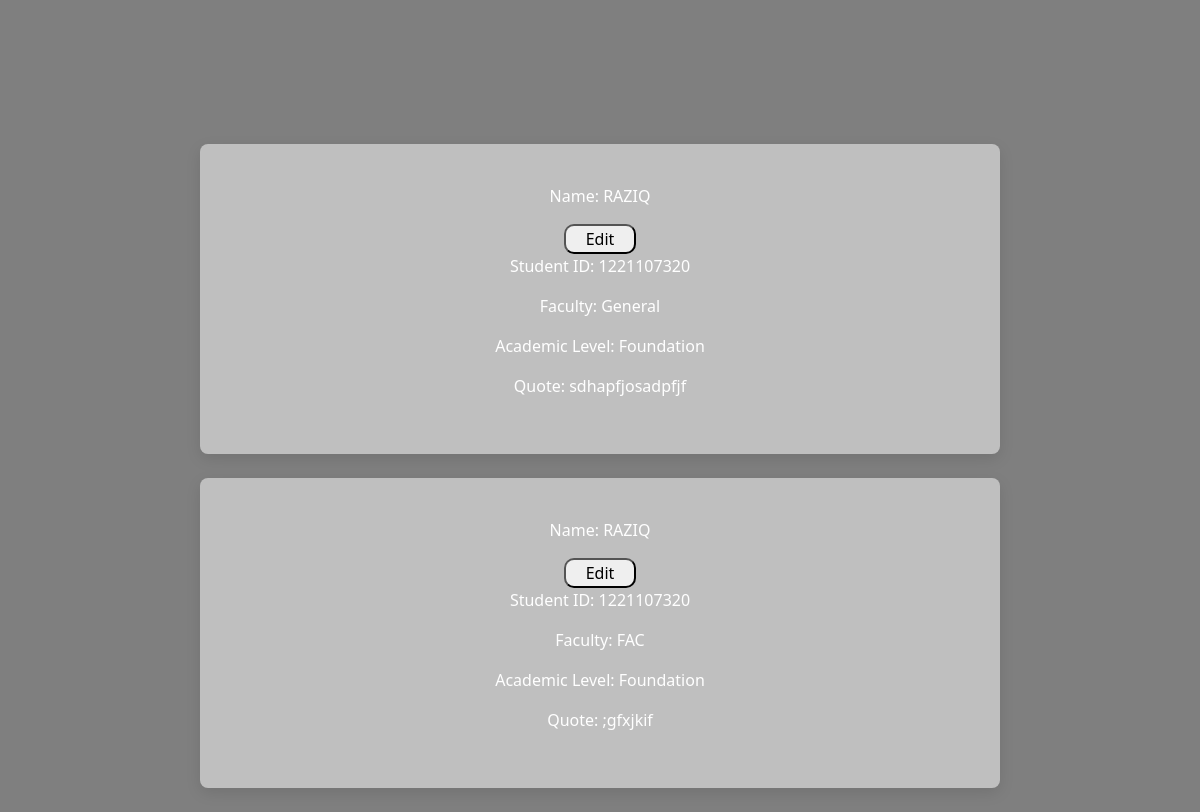
/edit_candidate (signed in), run on the app's committed database.
### application/models.py (models this page shows, shortened)
class Candidate(db.Model):
      id = db.Column(db.Integer , primary_key = True)
      candidate_name = db.Column(db.String(100) , nullable=False)
      candidate_age = db.Column(db.String(100) , nullable=False)
      candidate_id = db.Column(db.Integer , nullable=False)
      candidate_faculty = db.Column(db.String(100) , nullable=False)
      candidate_level = db.Column(db.String(100) , nullable=False)
      candidate_quote = db.Column(db.String(500) , nullable=False)
      candidate_photo_filename = db.Column(db.String(), default='candidate_image.jpg' , nullable = True)
      candidate_id = db.Column(db.Integer , db.ForeignKey('candidate.id') , nullable = False)
      vote = db.relationship('Vote1' , backref = 'candidate' , lazy = True)
      candidate_resume = db.Column(db.String(), default = 'None')
      candidate_manifesto = db.Column(db.String(500) , nullable=True)

### application/routes.py (the view)
@app.route('/edit_candidate' , methods = ['POST' , 'GET'] )
@login_required
def edit_candidate_form():
     candidate1 = Candidate.query.all()
     return render_template('candidate_form_entrance.html' ,  candidate1 = candidate1 )

### application/models.py (called while the page is built)
@login_manager.user_loader
def load_user(user_id):
      return User.query.get(int(user_id))

### application/templates/candidate_form_entrance.html (shortened to what this page needs)
<!DOCTYPE html>
<html lang="en">
<head>
    <link href="https://cdn.jsdelivr.net/npm/bootstrap@5.2.3/dist/css/bootstrap.min.css" rel="stylesheet">
    <link rel="stylesheet" href="/../static/styles1.css">
</head>
<body class="candidate_form_entrance-pagewallpaper"><br><br><br><br><br><br>
    {% for candidate in candidate1 %}
        {% if candidate.candidate_name.lower() == current_user.username %}
            <div class="candidate1_information_container">
                <div class="candidate1_detail">
                    <div class="candidate_name">
                        <p>Name: <a style="text-decoration: none; color: white;" href="{{ url_for('candidate_biodata', candidate_id=candidate.id) }}">{{ candidate.candidate_name }}</a></p>
                        <a href="{{ url_for('candidates_editing_profile', candidate_id=candidate.id) }}"><button class="candidate_form_entrance_edit_button">Edit</button></a>
                    </div>
                    <div class="candidate_ID">
                        <p>Student ID: {{ candidate.candidate_id }}</p>
                    </div>
                    <div class="candidate_faculty">
                        <p>Faculty: {{ candidate.candidate_faculty }}</p>
                    </div>
                    <div class="candidate_academic_level">
                        <p>Academic Level: {{ candidate.candidate_level }}</p>
                    </div>
                    <div class="candidate_quote">
                        <p>Quote: {{ candidate.candidate_quote }}</p>
                    </div>
                </div>
                </div><br>
        {% endif %}
    {% endfor %}
</body>
</html>

### application/static/styles1.css (style rules this page uses)
.candidate_form_entrance-pagewallpaper { background: linear-gradient(to top, rgba(0,0,0,0.5)50%,rgba(0,0,0,0.5)50%), url(https://www.mmu.edu.my/wp-content/uploads/2022/12/1280_720_2.jpeg); background-size: cover; background-position: center; background-attachment: fixed; overflow: hidden; }
.candidate_form_entrance_edit_button { border-radius: 10px; padding-left: 20px; padding-right: 20px; }
.candidate1_information_container { max-width: 800px; margin:0 auto; padding: 40px; border-radius: 8px; box-shadow: 0 5px 15px rgba(0, 0, 0, 0.1); background-color: rgba(255, 255, 255, 0.5); color: white; text-align: center; }

### data on the page
Candidate: candidate_name "RAZIQ", candidate_id "1221107320", candidate_faculty "General", candidate_level "Foundation", candidate_quote "sdhapfjosadpfjf"
Candidate: candidate_name "RAZIQ", candidate_id "1221107320", candidate_faculty "FAC", candidate_level "Foundation", candidate_quote ";gfxjkif"
